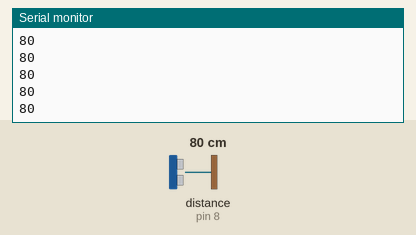
A sketch run on a simulated Arduino Uno, built with avr-gcc and run on an emulated ATmega328P. Shown: the last lines printed to the serial monitor. Wiring (inferred from the names in the program): ultrasonic range finder: trigger pin 9; echo pin 8. The inputs (shaded band) are chosen by the test bench; at power-on: distance to the obstacle (sensor on pin 8) 80 cm. The echo pulse lasts 58.3 µs per cm.

Above: at 1.2 s.
1.3 s: distance to the obstacle (sensor on pin 8) set to 2 cm
At 1.34 s:
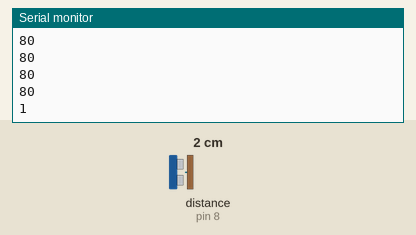
2.8 s: distance to the obstacle (sensor on pin 8) set to 4 cm
At 2.81 s:
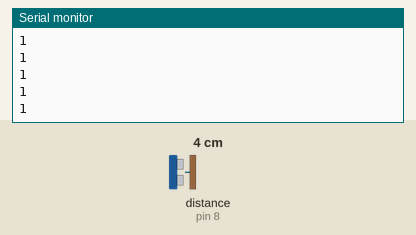
Timing chart, 0 to 5.8 s (numbered marks = the images above; inputs shaded):
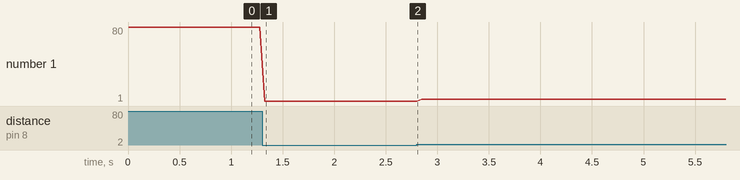

The sketch:

Ultrasonico_sin_libreria.ino
```cpp
long distancia;
long tiempo;
int trigPin = 9;
int echoPin = 8;

void setup(){
  Serial.begin(9600);
  pinMode(trigPin, OUTPUT); /*activación del pin 9 como salida: para el pulso ultrasónico*/
  pinMode(echoPin, INPUT); /*activación del pin 8 como entrada: tiempo del rebote del ultrasonido*/
}

void loop(){
  digitalWrite(trigPin,LOW); /* Por cuestión de estabilización del sensor*/
  delayMicroseconds(2);
  digitalWrite(trigPin, HIGH); /* envío del pulso ultrasónico*/
  delayMicroseconds(10);
  digitalWrite(trigPin,LOW);

  tiempo=pulseIn(echoPin, HIGH); /* Función para medir la longitud del pulso entrante. Mide el tiempo que transcurrido entre el envío
  del pulso ultrasónico y cuando el sensor recibe el rebote, es decir: desde que el pin 12 empieza a recibir el rebote, HIGH, hasta que
  deja de hacerlo, LOW, la longitud del pulso entrante*/
  distancia= int((tiempo/2)/29); /*fórmula para calcular la distancia obteniendo un valor entero*/
  /*Monitorización en centímetros por el monitor serial*/
  //Serial.println("Distancia ");
  Serial.println(distancia);
  //Serial.println(" cm");
  delay(50);
}
```

Measured:
- after the input at 1.3 s, the serial monitor: prints a new line at once (image 1)
- plotted number 1: 80 → 1 after the input at 1.3 s, 1 → 3 after the input at 2.8 s
